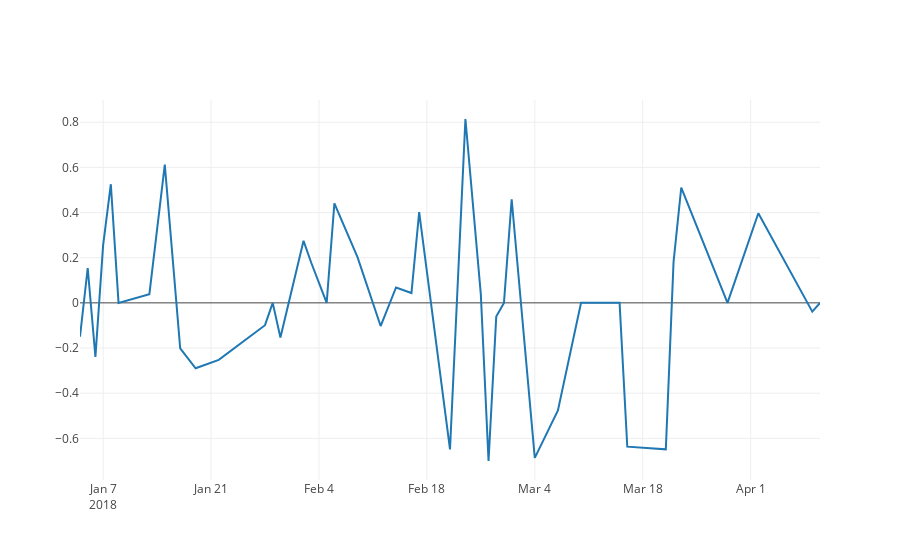

Notebook source saved alongside this figure:
### Code cell
twitter_test_plot = Scatter(
  x=twitter_test_df['tweet_date'],
  y=twitter_test_df['mean_tweet_vader_score']
) 

data_combined = Data([twitter_test_plot])

iplot(data_combined)
